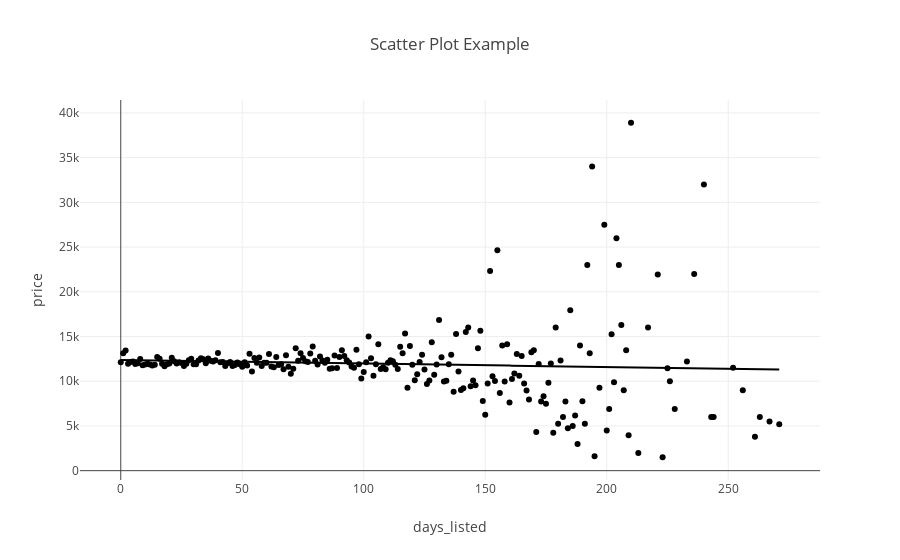

Source (notebook cell):
### Code cell
avg_price_days = vehicles_df.groupby('days_listed')['price'].mean().reset_index()
days_listed_price = px.scatter(avg_price_days, x='days_listed', y='price', title='Scatter Plot Example', trendline='ols')
days_listed_price.show()

### Figure 1 — Plotly figure (JSON) as saved in the notebook; plotly's stock layout.template omitted (floating-point values rounded to 4 significant figures; data arrays with more than 128 entries replaced by an {"elided": "..."} marker saying what was removed)
{"data": [{"hovertemplate": "days_listed=%{x}<br>price=%{y}<extra></extra>", "legendgroup": "", "marker": {"color": "#000001", "symbol": "circle"}, "mode": "markers", "name": "", "orientation": "v", "showlegend": false, "type": "scatter", "x": {"elided": "227 int values"}, "xaxis": "x", "y": {"elided": "227 float values"}, "yaxis": "y"}, {"hovertemplate": "<b>OLS trendline</b><br>price = -3.94489 * days_listed + 12377.5<br>R<sup>2</sup>=0.003657<br><br>days_listed=%{x}<br>price=%{y} <b>(trend)</b><extra></extra>", "legendgroup": "", "marker": {"color": "#000001", "symbol": "circle"}, "mode": "lines", "name": "", "showlegend": false, "type": "scatter", "x": {"elided": "227 int values"}, "xaxis": "x", "y": {"elided": "227 float values"}, "yaxis": "y"}], "layout": {"legend": {"tracegroupgap": 0}, "title": {"text": "Scatter Plot Example"}, "xaxis": {"anchor": "y", "domain": [0, 1], "title": {"text": "days_listed"}}, "yaxis": {"anchor": "x", "domain": [0, 1], "title": {"text": "price"}}}}
